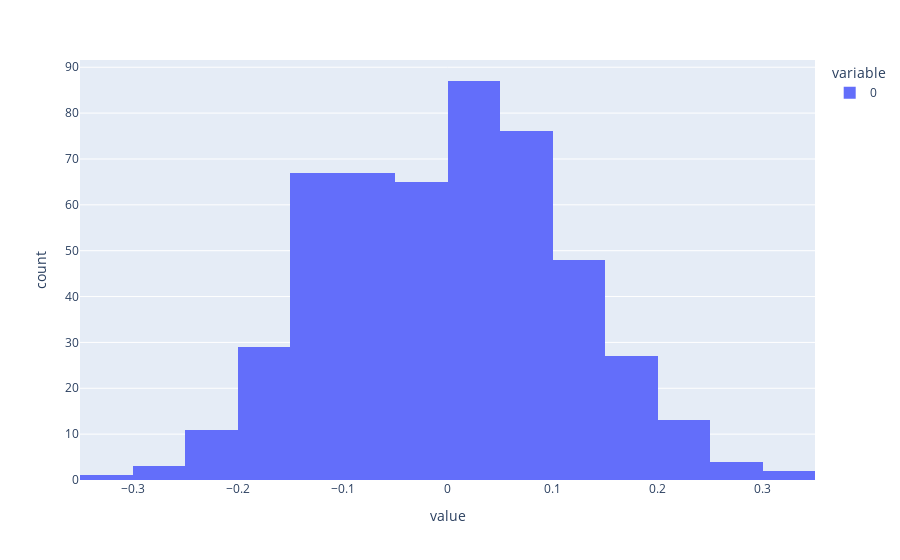

Here is the notebook cell this chart was saved with:
### Code cell
print('skew: ' + str(skew([logifunc_inv(z[19],2,logi_popt[1],-1) for z in many_y])) + ' p value: ' + \
      str(skewtest([logifunc_inv(z[19],2,logi_popt[1],-1)for z in many_y])[1]))
print('kurtosis: ' + str(kurtosis([logifunc_inv(z[19],2,logi_popt[1],-1) for z in many_y])) + ' p value: ' + \
      str(kurtosistest([logifunc_inv(z[19],2,logi_popt[1],-1) for z in many_y])[1]))
px.histogram([z[19] for z in many_y], nbins = 20)

### Figure 1 — Plotly figure (JSON) as saved in the notebook; plotly's stock layout.template omitted (floating-point values rounded to 4 significant figures; data arrays with more than 128 entries replaced by an {"elided": "..."} marker saying what was removed)
{"data": [{"alignmentgroup": "True", "bingroup": "x", "hovertemplate": "variable=0<br>value=%{x}<br>count=%{y}<extra></extra>", "legendgroup": "0", "marker": {"color": "#636efa", "pattern": {"shape": ""}}, "name": "0", "nbinsx": 20, "offsetgroup": "0", "orientation": "v", "showlegend": true, "type": "histogram", "x": {"elided": "500 float values"}, "xaxis": "x", "yaxis": "y"}], "layout": {"barmode": "relative", "legend": {"title": {"text": "variable"}, "tracegroupgap": 0}, "margin": {"t": 60}, "xaxis": {"anchor": "y", "domain": [0, 1], "title": {"text": "value"}}, "yaxis": {"anchor": "x", "domain": [0, 1], "title": {"text": "count"}}}}
